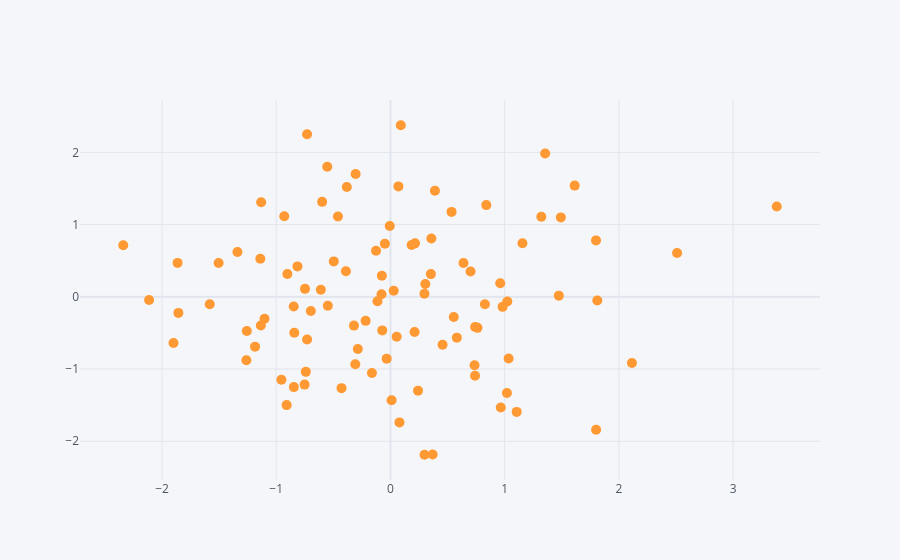

Notebook code cell kept with this figure:
### Code cell
# Scatter Plots 
dataFrame.iplot(kind='scatter', x='A', y='B', mode='markers', size=10)
